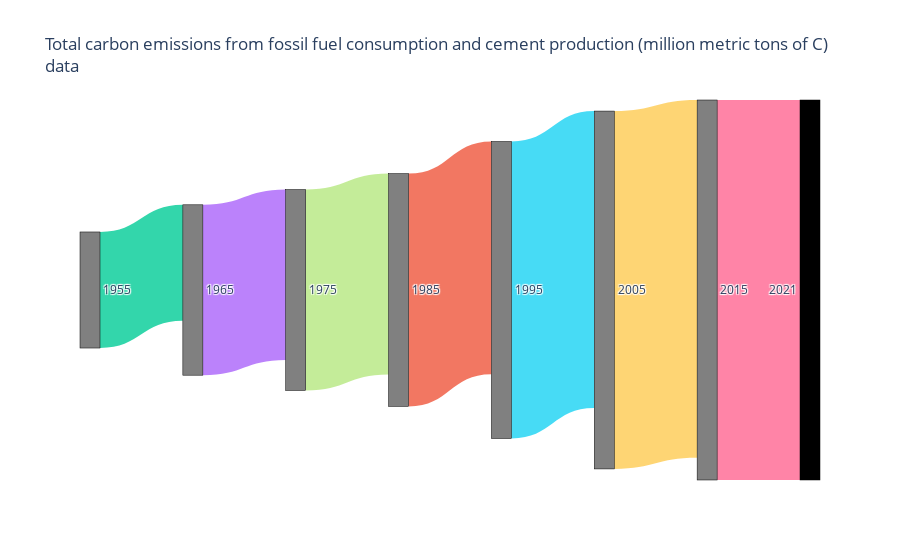
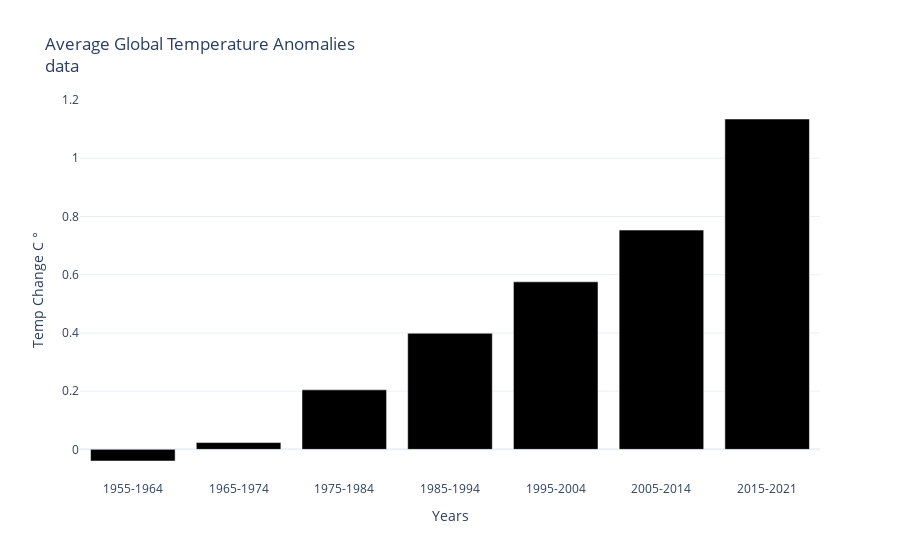
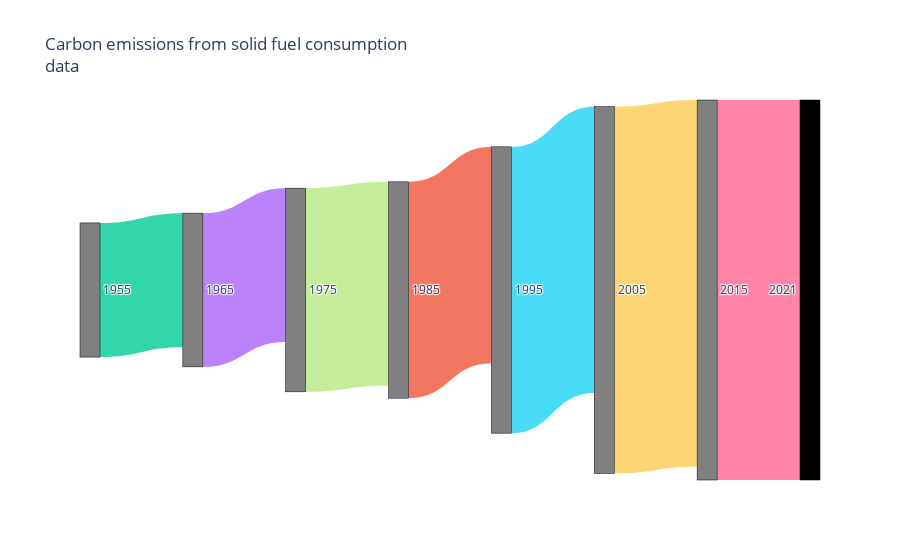
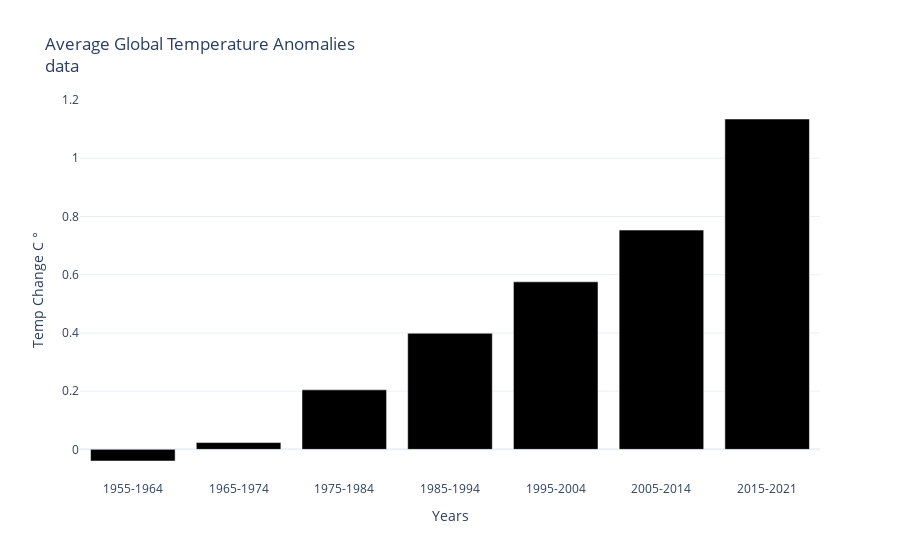

The code cell stored with these charts, in order, in its notebook:
### Markdown cell above
Use Function For all Emissions

### Code cell
import plotly.graph_objects as go
import pandas as pd


def avg_net_temp_anomaly (df, year):
    start_year = int(year)
    # only have data up to 2021
    if start_year == 2015:
        end_year = 2021
    else:
        # most amounts are 9 year spread
        end_year = start_year + 9

    filtered_df = df[(df["Year"] >= start_year) & (df["Year"] <= end_year)]
    average = filtered_df["Anomaly"].sum()/6 if start_year == 2015 else filtered_df["Anomaly"].sum()/9
    return average
    
def get_global_temp_anomalies():
    # Global Temperatures
    # https://www.ncei.noaa.gov/access/monitoring/climate-at-a-glance/global/time-series

    # remove 1st 3 lines from file
    df_temp_anomaly = pd.read_csv('https://raw.githubusercontent.com/rebeccapeltz/'\
        'emissions/refs/heads/main/global-temp-anomaly-data.csv',skiprows=4)
    # print(df_temp_anomaly.head())
    
    temp_anomalies_averages = []
    anomaly_years = [ 1955, 1965, 1975, 1985,1995,2005,2015]
    
    for year in anomaly_years:
        total = avg_net_temp_anomaly(df_temp_anomaly,year)
        temp_anomalies_averages.append(total)
    
    label_years = ['1955-1964', '1965-1974', '1975-1984','1985-1994','1995-2004','2005-2014','2015-2021']
    
    # Create the bar chart
    fig2 = go.Figure(data=[
        go.Bar(x=label_years, y=temp_anomalies_averages, marker_color='black')
    ])
    
    # Update layout (optional)
    fig2.update_layout(
        title='Average Global Temperature Anomalies<br><a href="https://raw.githubusercontent.com/rebeccapeltz/emissions/refs/heads/main/global-temp-anomaly-data.csv" target="_blank">data</a>',
        xaxis_title='Years',
        yaxis_title='Temp Change C &#176;',
        template='plotly_white',
        xaxis=dict(tickformat='%Y', tickvals=label_years)
    )
    return fig2


fig2 = get_global_temp_anomalies()

def get_emissions(df_emissions,years:list,emission_name:str):
    '''
    returns a list of emmissions for specified years based on emmission_name
    '''
    return df_emissions[df_emissions['Year'].isin(years)][emission_name].tolist()


# Define the years you want to extract
years = [1965, 1975, 1985, 1995, 2005, 2015, 2021]

# Load the data (adjust the path/filename as needed)
df_emissions = pd.read_csv('https://raw.githubusercontent.com/plotly/Figure-Friday/refs/heads/main/2025/week-21/global.1751_2021.csv',header=0)
#print(type(df_emissions))
# Get list of all emission types


column_labels = list(df_emissions.columns)
#print(column_labels)
    
      

for emission_type in column_labels[1:]:
    # print(emission_type)


    # Extract the relevant data
    emissions = get_emissions(df_emissions,years,emission_type)
    #print(emissions)
    
    # Sample data
    data = {
        'source': [0, 1, 2, 3, 4, 5, 6],
        'target': [1, 2, 3, 4, 5, 6, 7],
        'value': emissions,
        'source_label': ['1955', '1965', '1975', '1985', '1995', '2005', '2015'],
        'target_label': ['1965', '1975', '1985', '1995', '2005', '2015', '2021'],
    }
    df = pd.DataFrame(data)
    
    # Optional: Create labels from source and target
    labels = list(pd.unique(df[['source_label', 'target_label']].values.ravel()))
    
    # Map labels to indexes
    label_map = {label: i for i, label in enumerate(labels)}
    df['source'] = df['source_label'].map(label_map)
    df['target'] = df['target_label'].map(label_map)
    
    # default colors
    
    colors =  ['rgba(0, 204, 150, 0.8)',
     'rgba(171, 99, 250, 0.8)',
     'rgba(182, 232, 128, 0.8)',
     'rgba(239, 85, 59, 0.8)',
     'rgba(25, 211, 243, 0.8)',
     'rgba(254, 203, 82, 0.8)',
     'rgba(255, 102, 146, 0.8)']
    
    # Carbon Emissions from Gas
    fig = go.Figure(data=[go.Sankey(
        arrangement='snap',
        node=dict(
            pad=15,
            thickness=20,
            line=dict(color="black", width=0.5),
            label=labels,
        ),
        link=dict(
            source=df['source'],
            target=df['target'],
            value=df['value'],
            color=colors
        )
    )])
    fig.update_traces(node_color = ['gray','gray','gray','gray','gray','gray','gray'])
    
    
    fig.update_layout(title_text=f"{emission_type}<br><a href='https://raw.githubusercontent.com/plotly/Figure-Friday/refs/heads/main/2025/week-21/global.1751_2021.csv' target='_blank'>data</a>", font_size=12)
    
    fig.show()
    fig2.show()

### Figure 1 — Plotly figure (JSON) as saved in the notebook; plotly's stock layout.template omitted (floating-point values rounded to 4 significant figures)
{"data": [{"arrangement": "snap", "link": {"color": ["rgba(0, 204, 150, 0.8)", "rgba(171, 99, 250, 0.8)", "rgba(182, 232, 128, 0.8)", "rgba(239, 85, 59, 0.8)", "rgba(25, 211, 243, 0.8)", "rgba(254, 203, 82, 0.8)", "rgba(255, 102, 146, 0.8)"], "source": [0, 1, 2, 3, 4, 5, 6], "target": [1, 2, 3, 4, 5, 6, 7], "value": [3130, 4595, 5417, 6277, 8010, 9651, 10248]}, "node": {"color": ["gray", "gray", "gray", "gray", "gray", "gray", "gray"], "label": ["1955", "1965", "1975", "1985", "1995", "2005", "2015", "2021"], "line": {"color": "black", "width": 0.5}, "pad": 15, "thickness": 20}, "type": "sankey"}], "layout": {"font": {"size": 12}, "title": {"text": "Total carbon emissions from fossil fuel consumption and cement production (million metric tons of C)<br><a href='https://raw.githubusercontent.com/plotly/Figure-Friday/refs/heads/main/2025/week-21/global.1751_2021.csv' target='_blank'>data</a>"}}}

### Figure 2 — Plotly figure (JSON) as saved in the notebook; plotly's stock layout.template omitted (floating-point values rounded to 4 significant figures)
{"data": [{"marker": {"color": "black"}, "type": "bar", "x": ["1955-1964", "1965-1974", "1975-1984", "1985-1994", "1995-2004", "2005-2014", "2015-2021"], "y": [-0.04, 0.02333, 0.2044, 0.3989, 0.5756, 0.7533, 1.135]}], "layout": {"title": {"text": "Average Global Temperature Anomalies<br><a href=\"https://raw.githubusercontent.com/rebeccapeltz/emissions/refs/heads/main/global-temp-anomaly-data.csv\" target=\"_blank\">data</a>"}, "xaxis": {"tickformat": "%Y", "tickvals": ["1955-1964", "1965-1974", "1975-1984", "1985-1994", "1995-2004", "2005-2014", "2015-2021"], "title": {"text": "Years"}}, "yaxis": {"title": {"text": "Temp Change C &#176;"}}}}

### Figure 3 — Plotly figure (JSON) as saved in the notebook; plotly's stock layout.template omitted (floating-point values rounded to 4 significant figures)
{"data": [{"arrangement": "snap", "link": {"color": ["rgba(0, 204, 150, 0.8)", "rgba(171, 99, 250, 0.8)", "rgba(182, 232, 128, 0.8)", "rgba(239, 85, 59, 0.8)", "rgba(25, 211, 243, 0.8)", "rgba(254, 203, 82, 0.8)", "rgba(255, 102, 146, 0.8)"], "source": [0, 1, 2, 3, 4, 5, 6], "target": [1, 2, 3, 4, 5, 6, 7], "value": [1460, 1673, 2216, 2354, 3116, 3990, 4135]}, "node": {"color": ["gray", "gray", "gray", "gray", "gray", "gray", "gray"], "label": ["1955", "1965", "1975", "1985", "1995", "2005", "2015", "2021"], "line": {"color": "black", "width": 0.5}, "pad": 15, "thickness": 20}, "type": "sankey"}], "layout": {"font": {"size": 12}, "title": {"text": "Carbon emissions from solid fuel consumption<br><a href='https://raw.githubusercontent.com/plotly/Figure-Friday/refs/heads/main/2025/week-21/global.1751_2021.csv' target='_blank'>data</a>"}}}

### Figure 4 — Plotly figure (JSON) as saved in the notebook; plotly's stock layout.template omitted (floating-point values rounded to 4 significant figures)
{"data": [{"marker": {"color": "black"}, "type": "bar", "x": ["1955-1964", "1965-1974", "1975-1984", "1985-1994", "1995-2004", "2005-2014", "2015-2021"], "y": [-0.04, 0.02333, 0.2044, 0.3989, 0.5756, 0.7533, 1.135]}], "layout": {"title": {"text": "Average Global Temperature Anomalies<br><a href=\"https://raw.githubusercontent.com/rebeccapeltz/emissions/refs/heads/main/global-temp-anomaly-data.csv\" target=\"_blank\">data</a>"}, "xaxis": {"tickformat": "%Y", "tickvals": ["1955-1964", "1965-1974", "1975-1984", "1985-1994", "1995-2004", "2005-2014", "2015-2021"], "title": {"text": "Years"}}, "yaxis": {"title": {"text": "Temp Change C &#176;"}}}}
